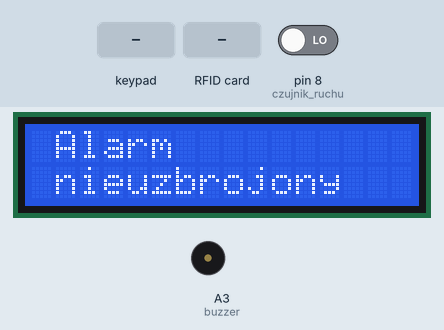
The sketch below on a simulated Arduino Uno, built with avr-gcc and run on an emulated ATmega328P. Parts: 16×2 character LCD, buzzer (waves = sounding). Inputs (shaded band) come from the test bench; at power-on: pin 8 (czujnik_ruchu) LOW.

Above: at 1.3 s.
1.4 s: key '*' pressed
At 2.6 s:
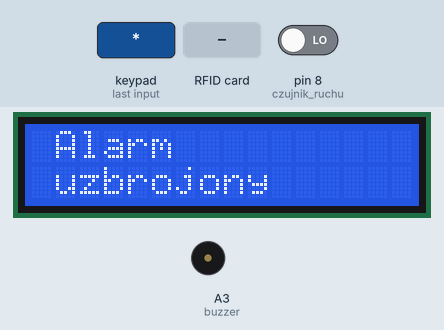
2.9 s: pin 8 (czujnik_ruchu) driven HIGH
At 4.6 s:
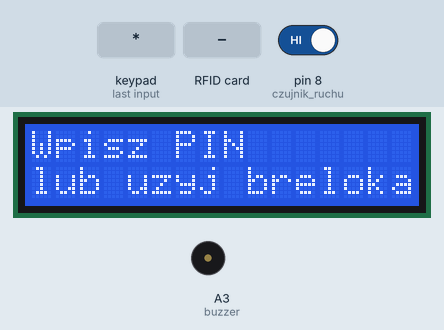
5.6 s: keypad keys 1 2 5 8 pressed 0.4 s apart
At 7.6 s:
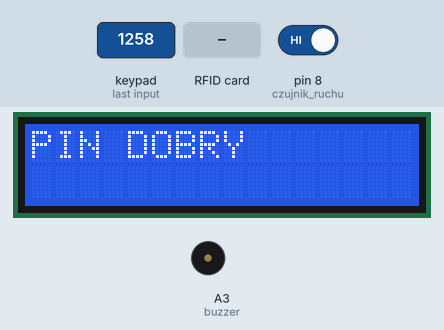
9.3 s: keypad keys 1 2 5 8 * pressed 0.4 s apart
At 11.9 s:
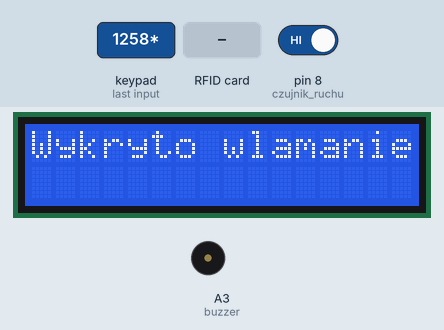
13.6 s: RFID card 0C 4B 06 49 held to the reader
At 14.1 s:
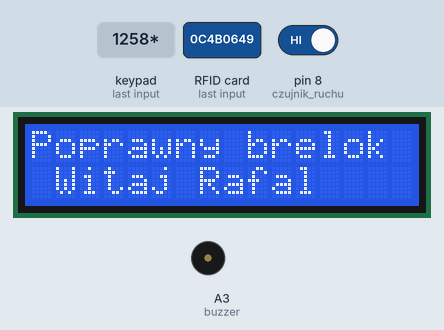
16.6 s: key '2' pressed
At 18.8 s:
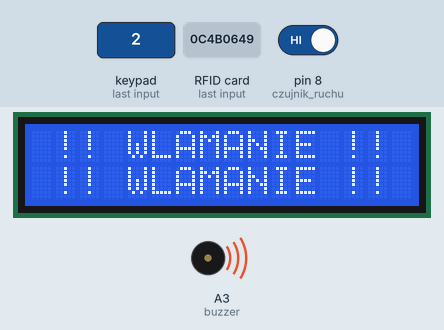
Timing chart, 0 to 20.1 s (numbered marks = the images above; inputs shaded):
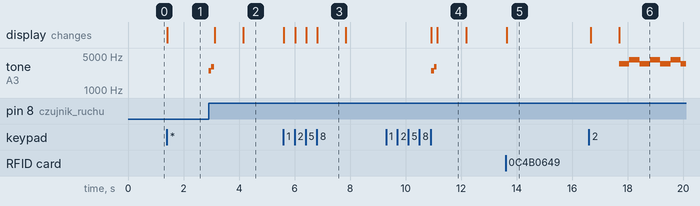

Measured:
- after the input at 1.4 s, the display: changes at once (image 1)
- after the input at 2.9 s, tone on A3 (buzzer): silent → 2500 Hz at once, → 3000 Hz 0.10 s later, → silent 0.10 s later; the display: first changes after 0.22 s (image 2 shows a later state)
- after the input at 5.6 s, the display: first changes at once (image 3 shows a later state)
- after the input at 9.3 s, tone on A3 (buzzer): silent → 2500 Hz after 1.6 s, → 3000 Hz 0.10 s later, → silent 0.10 s later; the display: first changes after 1.6 s (image 4 shows a later state)
- after the input at 13.6 s, the display: changes after 0.05 s (image 5)
- after the input at 16.6 s, tone on A3 (buzzer): alternates 4200 Hz for 0.37 s and 3500 Hz for 0.37 s, starting after 1.1 s; the display: first changes after 0.06 s (image 6 shows a later state)
- what the display in image 3 shows lasts 1.0 s, from 6.8 s to 7.8 s

The sketch:

projekt_alarm.ino
```cpp
#include <Keypad.h>  // biblioteka do klawiatury
#include <Wire.h>   // biblioteka do I2C
#include <LiquidCrystal_I2C.h>  // biblioteka do wyświetlacza
#include <SPI.h>   // bibiloteka do SPI
#include <MFRC522.h> // biblioteka do RFID

#define RST_PIN 9
#define SS_PIN 10
#define czujnik_ruchu 8
#define buzzer A3


LiquidCrystal_I2C lcd(0x27, 16, 2); // deklaracja wyświetlacza
MFRC522 rfid(SS_PIN, RST_PIN); // deklaracja czytnika RFID

const byte brelok[] = {0x0C,0x4B,0x06,0x49};  // UID posiadanego breloka
const byte karta[] = {0x43,0x6A,0xCC,0x14};   // UID posiadanej karty
int wlam = 0;
char pin[4]={'1','2','5','8'};
char wpisane[4];
char klawisz='0';
char kratka='0';
int cyfrapinu=1;
int sygnal_wykrycia =0;
int alarm_rozpoczety=0;
int wyswietl_nieuzb=0;
int wyswietl_uzb=0;
int wyswietl_rozbr=0;
int rozb_start=0;
int syrena_start=0;
unsigned long syrena_czasstart = 0;
unsigned long syrena_czasakt = 0;
unsigned long syrena_odestep = 370;
unsigned long rozb_czasstart = 0;
unsigned long rozb_czasakt = 0;
unsigned long czasnapin = 10000;
const byte ROWS = 4; // ile wierszy
const byte COLS = 4; //ile kolumn

byte rowPins[ROWS] = {7, 6, 5, 4}; //piny wierszy
byte colPins[COLS] = {3, 2, 1, 0}; //piny kolum

char keys[ROWS][COLS] = { //mapowanie klawiatury
  {'1','2','3','A'},
  {'4','5','6','B'},
  {'7','8','9','C'},
  {'*','0','#','D'}
};

Keypad klaw = Keypad( makeKeymap(keys), rowPins, colPins, ROWS, COLS); // deklaracja klawiatury

void setup() {
  SPI.begin();
  rfid.PCD_Init();
  lcd.begin();
  lcd.backlight();
  lcd.clear();
  pinMode(buzzer, OUTPUT);
  pinMode(czujnik_ruchu, INPUT);
  pinMode(A4, INPUT);
  pinMode(A5, INPUT);
  Serial.begin(9600);
}


void loop() {
klawisz=klaw.getKey();

switch(wlam){

  case 0: //wlam 0 - alarm nieuzbrojony
    if(wyswietl_nieuzb==0){
      wyswietl_nieuzb=1;
    lcd.clear();
    lcd.setCursor(1,0);
    lcd.print("Alarm");
    lcd.setCursor(1,1);
    lcd.print("nieuzbrojony");}
    if(klawisz)
    {
      if (klawisz == keys[3][0]) {wlam=1; wyswietl_nieuzb=0;}
    }
  break;

  case 1: //wlam 1 - alarm uzbrojony
    if(wyswietl_uzb==0){
      wyswietl_uzb=1;
    lcd.clear();
    lcd.setCursor(1,0);
    lcd.print("Alarm");
    lcd.setCursor(1,1);
    lcd.print("uzbrojony");}
  if(digitalRead(czujnik_ruchu)== HIGH) {
  wlam=2;
  wyswietl_uzb=0;
   }
  break;

  case 2:      //wlam 2 - daje chwile na rozbrojenie po wykryciu obecności
    if(sygnal_wykrycia==0){
      sygnal_wykrycia=1;
      tone(buzzer, 2500);
      delay(100);
      noTone(buzzer);
      tone(buzzer, 3000);
      delay(100);
      noTone(buzzer);
      lcd.clear();
      lcd.setCursor(0,0);
      lcd.print("Wykryto wlamanie");
      delay(1000);}
    rozbrajanie();
  break;

  case 3:      //wlam 3 - alarm włączony
    if(alarm_rozpoczety==0){
      alarm_rozpoczety=1;
      lcd.clear();
      lcd.setCursor(1,0);
      lcd.print("!! WLAMANIE !!");
      lcd.setCursor(1,1);
      lcd.print("!! WLAMANIE !!");}
    syrena();
  break;

  case 4:  // rozbrajanie, w trakcie uruchomionego alarmu
    syrena_czasstart=millis();
    if(syrena_start==0){
      syrena_czasakt=syrena_czasstart;
      syrena_start=1;}
    if((syrena_czasstart-syrena_czasakt)<=syrena_odestep){
      tone(buzzer, 3500);}
    if((syrena_czasstart-syrena_czasakt)>syrena_odestep && (syrena_czasstart-syrena_czasakt)<=(2*syrena_odestep)) {
      tone(buzzer, 4200);}
    if((syrena_czasstart-syrena_czasakt)>(2*syrena_odestep)){
      noTone(buzzer); syrena_start=0;
    }
    rozbrajanie();
  break;

}
}


void syrena() {
syrena_czasstart=millis();
if(syrena_start==0){
  syrena_czasakt=syrena_czasstart;
  syrena_start=1;}
if((syrena_czasstart-syrena_czasakt)<=syrena_odestep){
    tone(buzzer, 3500);}
if((syrena_czasstart-syrena_czasakt)>syrena_odestep && (syrena_czasstart-syrena_czasakt)<=(2*syrena_odestep)) {
    tone(buzzer, 4200);}
if((syrena_czasstart-syrena_czasakt)>(2*syrena_odestep)){
     syrena_start=0;}
kratka=klaw.getKey();
  if (kratka) {
    if (kratka == keys[3][1]) {
      wlam=4;
      noTone(buzzer);}
      }
}

void czytnikrfid() {

  if ( ! rfid.PICC_ReadCardSerial())
    return;
  if (rfid.uid.uidByte[0] == brelok[0] ||
      rfid.uid.uidByte[1] == brelok[1] ||
      rfid.uid.uidByte[2] == brelok[2] ||
      rfid.uid.uidByte[3] == brelok[3] )
     {
      lcd.clear();
      wlam=0;
      rozb_start=0;
      lcd.println("Poprawny brelok ");
      lcd.setCursor(1,1);
      lcd.println("Witaj Rafal         ");
      noTone(buzzer);
      delay(3000);
      sygnal_wykrycia =0;
      alarm_rozpoczety=0;}

  if (rfid.uid.uidByte[3] == karta[0] ||
      rfid.uid.uidByte[2] == karta[1] ||
      rfid.uid.uidByte[2] == karta[2] ||
      rfid.uid.uidByte[3] == karta[3] )
     {
      lcd.clear();
      wlam=0;
      rozb_start=0;
      lcd.println("Poprawna kartaa ");
      lcd.setCursor(1,1);
      lcd.println("Witaj Rafal         ");
      noTone(buzzer);
      delay(3000);
      sygnal_wykrycia =0;
      alarm_rozpoczety=0;}

  rfid.PICC_HaltA();
  rfid.PCD_StopCrypto1();

}
void rozbrajanie(){
  if(wyswietl_rozbr==0){
      wyswietl_rozbr=1;
      lcd.clear();
      lcd.print("Wpisz PIN     ");
      lcd.setCursor(0,1);
      lcd.print("lub uzyj breloka");}
  rozb_czasstart=millis();
  if(rozb_start==0){
    rozb_czasakt=rozb_czasstart;
    rozb_start=1;}
  if((rozb_czasstart-rozb_czasakt)<=czasnapin){
    if (rfid.PICC_IsNewCardPresent()) {czytnikrfid();}
  klawisz=klaw.getKey();
  if (klawisz) {
    if (cyfrapinu == 1 && klawisz == pin[0]) { cyfrapinu++;lcd.clear();lcd.print("*");}
    else if (cyfrapinu == 2 && klawisz == pin[1]) {cyfrapinu++;lcd.print("*");}
    else if (cyfrapinu == 3 && klawisz == pin[2]) {cyfrapinu++;lcd.print("*");}
    else if (cyfrapinu == 4 && klawisz == pin[3]) {
      wlam = 0;
      noTone(buzzer);
      sygnal_wykrycia=0;
      wyswietl_rozbr=0;
      rozb_start=0;
      alarm_rozpoczety=0;
      cyfrapinu = 1;
      klawisz='0';
      lcd.clear();
      lcd.print("PIN DOBRY");
      delay(1000);}
      else {
        wlam=3;
        sygnal_wykrycia =0;
        rozb_start=0;
        wyswietl_rozbr=0;
        alarm_rozpoczety=0;
        cyfrapinu = 1;
        klawisz='0';
        lcd.clear();
        lcd.print("PIN ZLY :( ");
        delay(1000);
        }
    }
} else {wlam=3;
        sygnal_wykrycia =0;
        rozb_start=0;
        wyswietl_rozbr=0;
        alarm_rozpoczety=0;
        cyfrapinu = 1;
        klawisz='0';
        lcd.clear();
        lcd.print("Czas minal");
        delay(1000);}
}
```
